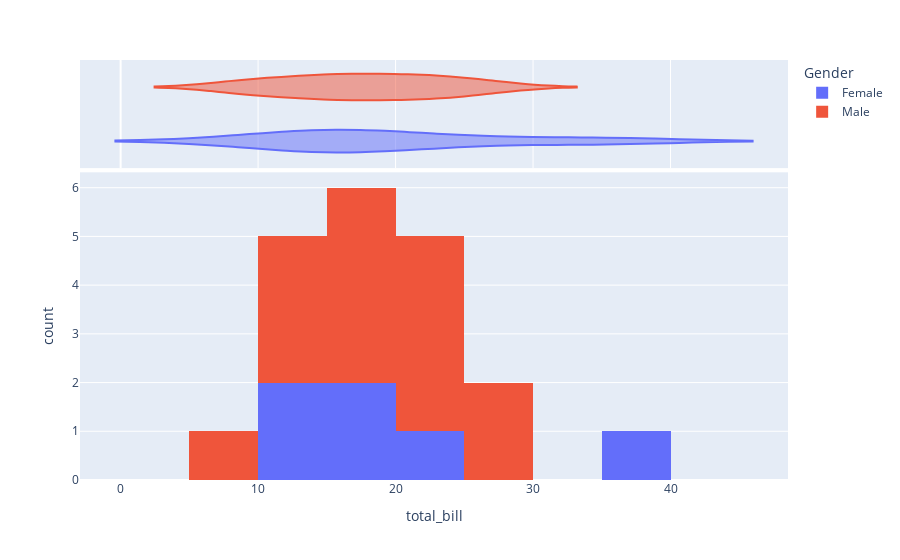

Notebook source saved alongside this figure:
### Code cell
fig=ply.histogram(heart,x='total_bill',color='sex',labels={'sex':'Gender'},marginal="violin")
fig.show()

### Figure 1 — Plotly figure (JSON) as saved in the notebook; plotly's stock layout.template omitted (floating-point values rounded to 4 significant figures)
{"data": [{"alignmentgroup": "True", "bingroup": "x", "hovertemplate": "Gender=Female<br>total_bill=%{x}<br>count=%{y}<extra></extra>", "legendgroup": "Female", "marker": {"color": "#636efa"}, "name": "Female", "offsetgroup": "Female", "orientation": "v", "showlegend": true, "type": "histogram", "x": [16.99, 24.59, 35.26, 14.83, 10.33, 16.97], "xaxis": "x", "yaxis": "y"}, {"alignmentgroup": "True", "hovertemplate": "Gender=Female<br>total_bill=%{x}<extra></extra>", "legendgroup": "Female", "marker": {"color": "#636efa"}, "name": "Female", "offsetgroup": "Female", "scalegroup": "x", "showlegend": false, "type": "violin", "x": [16.99, 24.59, 35.26, 14.83, 10.33, 16.97], "xaxis": "x2", "yaxis": "y2"}, {"alignmentgroup": "True", "bingroup": "x", "hovertemplate": "Gender=Male<br>total_bill=%{x}<br>count=%{y}<extra></extra>", "legendgroup": "Male", "marker": {"color": "#EF553B"}, "name": "Male", "offsetgroup": "Male", "orientation": "v", "showlegend": true, "type": "histogram", "x": [10.34, 21.01, 23.68, 25.29, 8.77, 26.88, 15.04, 14.78, 10.27, 15.42, 18.43, 21.58, 16.29, 20.65], "xaxis": "x", "yaxis": "y"}, {"alignmentgroup": "True", "hovertemplate": "Gender=Male<br>total_bill=%{x}<extra></extra>", "legendgroup": "Male", "marker": {"color": "#EF553B"}, "name": "Male", "offsetgroup": "Male", "scalegroup": "x", "showlegend": false, "type": "violin", "x": [10.34, 21.01, 23.68, 25.29, 8.77, 26.88, 15.04, 14.78, 10.27, 15.42, 18.43, 21.58, 16.29, 20.65], "xaxis": "x2", "yaxis": "y2"}], "layout": {"barmode": "relative", "legend": {"title": {"text": "Gender"}, "tracegroupgap": 0}, "margin": {"t": 60}, "xaxis": {"anchor": "y", "domain": [0, 1], "title": {"text": "total_bill"}}, "xaxis2": {"anchor": "y2", "domain": [0, 1], "matches": "x", "showgrid": true, "showticklabels": false}, "yaxis": {"anchor": "x", "domain": [0, 0.7326], "title": {"text": "count"}}, "yaxis2": {"anchor": "x2", "domain": [0.7426, 1], "matches": "y2", "showgrid": false, "showline": false, "showticklabels": false, "ticks": ""}}}
